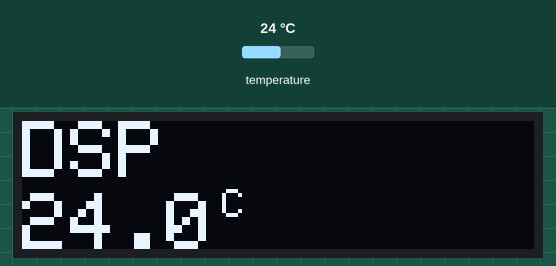
Simulated run of this sketch. Board: Arduino Uno, built with avr-gcc and run on an emulated ATmega328P. Shown: 128×32 one-colour display. Inputs (shaded band) come from the test bench; at power-on: temperature 24 °C.

Above: at 2.4 s.
2.5 s: temperature set to 12 °C
At 4.8 s:
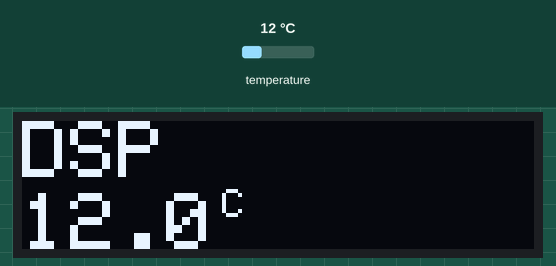
5.1 s: temperature set to 19 °C
At 6.8 s:
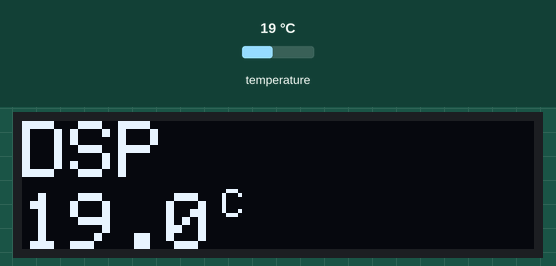
7.6 s: temperature set to 28 °C
At 10.3 s:
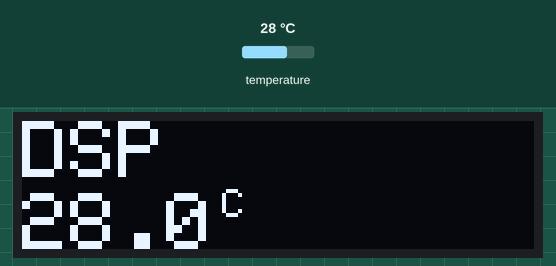
Timing chart, 0 to 11.8 s (numbered marks = the images above; inputs shaded):
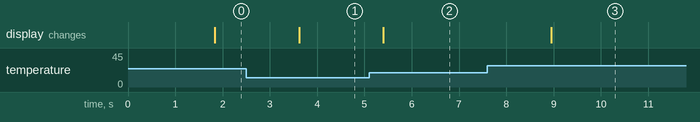

The sketch:

DS18B20_OLED.ino
```cpp
#include <DallasTemperature.h>

#include <Adafruit_GFX.h>
#include <Adafruit_SSD1306.h>

#define SCREEN_WIDTH 128 // OLED display width, in pixels
#define SCREEN_HEIGHT 32 // OLED display height, in pixels
#define OLED_RESET    -1 // Reset pin # (or -1 if sharing Arduino reset pin)

Adafruit_SSD1306 display(SCREEN_WIDTH, SCREEN_HEIGHT, &Wire, OLED_RESET); //Declaring the display name (display)

// Data wire is conntec to the Arduino digital pin 4
#define ONE_WIRE_BUS 14

// Setup a oneWire instance to communicate with any OneWire devices
OneWire oneWire(ONE_WIRE_BUS);

// Pass our oneWire reference to Dallas Temperature sensor
DallasTemperature sensors(&oneWire);

void setup(void)
{
  // Start serial communication for debugging purposes
  Serial.begin(9600);

  // Start up the library
  sensors.begin();

  /* OLED SETUP */
  display.begin(SSD1306_SWITCHCAPVCC, 0x3C); //Start the OLED display
  display.clearDisplay();
  display.setTextColor(WHITE);
  display.setTextSize(2);
  display.print("Starting");
  display.display();
  delay(1000);
}

void loop(void){
  // Call sensors.requestTemperatures() to issue a global temperature and Requests to all devices on the bus
  sensors.requestTemperatures();

  display.clearDisplay();

  /* Printing the current Temperature to OLED */
  display.setCursor(0,0);
  display.setTextSize(2);
  display.print("DSP");

  display.setCursor(0,18);
  display.print(sensors.getTempCByIndex(0),1);
  display.setCursor(50,17);
  display.setTextSize(1);
  display.print("C");

  /* UPDATE DISPLAY */
  display.display();
  delay(1000);
}
```

Measured:
- after the input at 2.5 s, the display: changes after 1.1 s (image 1)
- after the input at 5.1 s, the display: changes after 0.30 s (image 2)
- after the input at 7.6 s, the display: changes after 1.4 s (image 3)
